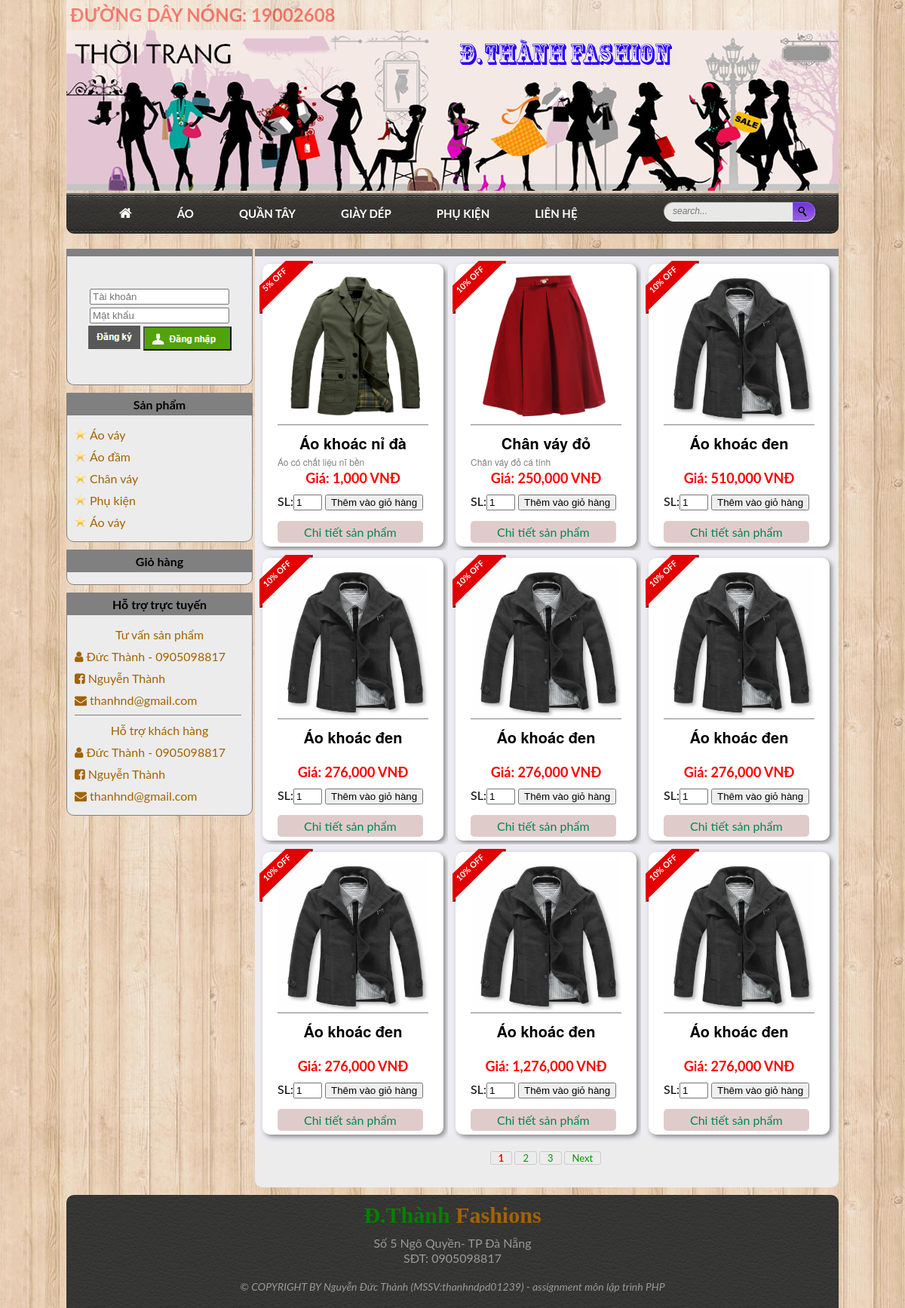
The page / on the database its author committed.
### tables this page shows
CREATE TABLE `sanpham` (
  `masp` int(11) NOT NULL,
  `saleoff` int(20) NOT NULL,
  `iimages` varchar(250) NOT NULL,
  `productname` varchar(250) NOT NULL,
  `giaban` int(11) NOT NULL,
  `thongtinhsp` longtext NOT NULL,
  `ngaynhap` date NOT NULL,
  `loaisp` varchar(100) NOT NULL,
  `size` varchar(50) NOT NULL,
  `gianhap` int(11) NOT NULL,
  `soluongco` int(11) NOT NULL,
  `mansp` int(11) NOT NULL,
  `madein` varchar(50) NOT NULL
);

### lib/database.php (called while the page is built, shortened)
<?php
class database{
    protected $_conn = "";
    protected $_result = "";
    public function __construct(){
        $this->_conn = mysql_connect("localhost","root","")
        or die("Can't connect database");
    }
    public function query($sql){
        if($this->_conn){
            $this->_result = mysql_query($sql);
        }
    }
    public function num_rows(){
        if($this->_result){
            $rows = mysql_num_rows($this->_result);
        }else{
            $rows = 0;
        }
        return $rows;
    }
    public function fetchAll(){
		$data = array();
        if($this->_result){
            while($db = mysql_fetch_assoc($this->_result)){
                $data[] = $db;
            }
        }
        return $data;
    }
}
?>

### lib/classproducts.php (called while the page is built)
<?php
class User extends database{
    protected $_table = "sanpham";
    public function listUsers($start, $limit){
            $sql = "select * from $this->_table limit {$start},{$limit}";
            $this->query($sql);
            return $this->fetchAll();
    }
    public function totalRecord(){
            $sql = "select * from $this->_table";
            $this->query($sql);
            return $this->num_rows();
    }
}

### products.php (the view, shortened to what this page needs)
<?php require("lib/database.php"); ?>
<?php require("lib/classproducts.php"); ?>
<?php require("lib/pagination_products.php"); ?>
<?php
    $Pagination = new Pagination();
    $User = new User();
    $limit = $Pagination->limit;
    $stat = $Pagination->start();
    $totalRecord = $User->totalRecord();
    $totalPages = $Pagination->totalPages($totalRecord);
    $listUsers = $User->listUsers($stat, $limit);
?>
<link href="css/style.css" rel="stylesheet" type="text/css"/>
<?php foreach($listUsers as $items){ ?>
    <article class="productsale">
        <article class="toursale"><span><?php echo $items["saleoff"] ?>% OFF</span></article>
        <aside class="productlist">
            <span class="productlistimg"><a href='products_detail.php?MaSP=<?php echo $items["masp"] ?>'><img src="image/sanpham/<?php echo $items["iimages"] ?>" alt=""/></a></span>
            <a style="color: black; text-decoration: none;" href='products_detail.php?MaSP=<?php echo $items["masp"] ?>'><h1><?php echo $items["productname"] ?></h1></a>
            <h3><?php echo $items["thongtinhsp"] ?></h3>
            <p class="price">Giá: <?php echo number_format($items["giaban"]) ?> VNĐ</p>
            <aside class="productbutton">
                SL:<input type="text" style="width: 30px;" value="1">
                <input title="Đặt mua" class="buy" type="button" value="Thêm vào giỏ hàng" onclick=""><br><br>
                <a style="padding: 5px 35px; border-radius: 5px; text-decoration: none; color:#085;background: rgb(224, 203, 203);" href='products_detail.php?MaSP=<?php echo $items["masp"] ?>'>Chi tiết sản phẩm</a>
            </aside>
        </aside>
    </article>
<?php } ?>
<article id="pagination">
    <?php echo $Pagination->listPages($totalPages); ?>
</article>

### index.php (shortened to what this page needs)
<!DOCTYPE html>
<html>
    <head>
        <link href="css/style.css" rel="stylesheet" type="text/css"/>
    </head>
    <body>
        <main>
            <?php include("temp/header.php")  ;?>
            <section>
                <?php include("temp/left.php")  ;?>
                <article id="right"><?php include("products.php")  ;?></article>
                <?php include("temp/footer.php")  ;?>
            </section>
        </main>
    </body>
</html>

### temp/header.php (shortened to what this page needs)
<link rel="stylesheet" href="http://cdnjs.cloudflare.com/ajax/libs/font-awesome/4.4.0/css/font-awesome.min.css">
<header>
    <article id="topheader">
        <h1>ĐƯỜNG DÂY NÓNG: 19002608</h1>
    </article>
    <a href="index.php"><img src="image/banner.jpg" alt=""/></a>
    <nav>
        <ul>
            <li><a href="index.php"><i class="fa fa-home" style="font-size:18px"></i></a></li>
            <li><a href="shirt.php">ÁO</a></li>
            <li><a href="trousers.php">QUẦN TÂY</a></li>
            <li><a href="shoes.php">GIÀY DÉP</a></li>
            <li><a href="fittings.php">PHỤ KIỆN</a></li>
            <li style="border-right:none"><a href="contact.php">LIÊN HỆ</a></li>
            <li style="float: right">
                <form id="searchbox" method="get" action="/search" autocomplete="off">
                    <input name="q" type="text" size="15" placeholder="search..." />
                    <input id="button-submit" type="submit" value="" />
                </form>
            </li>
        </ul>
    </nav>
</header>

### temp/left.php (shortened to what this page needs)
<article id="left">
    <aside class="leftofleft leftone">
             <?php
                if(isset($_SESSION['user'])){
                echo '<span style="color:black;margin-left:0px;font-size:20px;color:blue;">Chào '.$_SESSION['user'].'</span>'
                            . '<table><tr><td style="padding-top: 0px;"><a href="logout.php" style="margin-left: 20px;color: black;">Đăng xuất</a></td></tr></table>';
                }else{
            ?>
                <form action="index.php" method="post">
                    <table id="tblogin">
                        <tr>
                            <td colspan="2"><input type="text" name="user" required placeholder="Tài khoản" /></td>
                        </tr>
                        <tr>
                            <td colspan="2"><input type="password" name="pass" required placeholder="Mật khẩu" /></td>
                        </tr>
                        <tr>
                            <td><a href="register.php" id="register" title="Đăng ký"><img src="image/register.png"></a></td>
                            <td><input type="submit" name="login" title="Đăng nhập" value="" style="width: 117px;height: 32px;cursor: pointer;background-image: url(image/login.png);"></td>
                        </tr>
                    </table>
                </form>
            <?php
                }
            ?>
    </aside>
    <aside class="leftofleft lefttwo">
        <h1>Sản phẩm</h1>
        <ul>
            <li><a href="#"><img src="image/iconsao.png" alt=""/>Áo váy</a></li>
            <li><a href="#"><img src="image/iconsao.png" alt=""/>Áo đầm</a></li>
            <li><a href="#"><img src="image/iconsao.png" alt=""/>Chân váy</a></li>
            <li><a href="fittings.php"><img src="image/iconsao.png" alt=""/>Phụ kiện</a></li>
            <li><a href="#"><img src="image/iconsao.png" alt=""/>Áo váy</a></li>
        </ul>
    </aside>
    <aside class="leftofleft lefttwo">
        <h1>Giỏ hàng</h1>
    </aside>
    <aside class="leftofleft lefttwo">
        <h1>Hỗ trợ trực tuyến</h1>
        <ul>
            <li style="text-align: center;"><a href="#">Tư vấn sản phẩm</a></li>
            <li><a href="#"><i class="fa fa-user" aria-hidden="true"></i> Đức Thành - 0905098817</a></li>
            <li><a href="https://www.facebook.com/PD01239"><i class="fa fa-facebook-square" aria-hidden="true"></i> Nguyễn Thành</a></li>
            <li><a href="#"><i class="fa fa-envelope" aria-hidden="true"></i> thanhnd@gmail.com</a></li>
            <li class="titleleft"><a href="#"></a></li>
            <li style="text-align: center;"><a href="#">Hỗ trợ khách hàng</a></li>
            <li><a href="#"><i class="fa fa-user" aria-hidden="true"></i> Đức Thành - 0905098817</a></li>
            <li><a href="https://www.facebook.com/PD01239"><i class="fa fa-facebook-square" aria-hidden="true"></i> Nguyễn Thành</a></li>
            <li><a href="#"><i class="fa fa-envelope" aria-hidden="true"></i> thanhnd@gmail.com</a></li>
        </ul>
    </aside>
</article>

### lib/pagination_products.php (shortened to what this page needs)
<?php
class Pagination{
	public $limit = 9;
	protected $_baseUrl;
	public function __construct(){
		$this->_baseUrl = $_SERVER['PHP_SELF'];
	}
	public function start(){
		if(isset($_GET['start'])){
			$start = $_GET['start'];
		}else{
			$start = 0;
		}
		return $start;
	}
	public function totalPages($totalRecord){
		if(isset($_GET['pages'])){
			$totalPages = $_GET['pages'];
		}else{
			$totalPages = ceil($totalRecord/$this->limit);
		}
		return $totalPages;
	}
	public function listPages($totalPages){
		$start = $this->start();
		$limit = $this->limit;
		$listPage = '';
		if($totalPages > 1){
			$current = ($start/$limit) + 1;
			for($i=1;$i<=$totalPages;$i++){
				$newstart = ($i - 1)*$limit;
				if($i == $current){
					$listPage .= "<span class='current'>".$i."</span>";
				}else{
					$listPage .= "<a href='".$this->_baseUrl."?pages=$totalPages&start=$newstart'>".$i."</a>";
				}
			}
			if($current != $totalPages){
				$newstart = $start + $limit;
				$listPage .= "<a href='".$this->_baseUrl."?pages=$totalPages&start=$newstart'>Next</a>";
			}
		}
		return $listPage;
	}
}

### temp/footer.php
<footer>
    <h1 style="color: rgb(163, 98, 0);"><strong style="color: green">Đ.Thành</strong> Fashions </h1>
    <p> Số 5 Ngô Quyền- TP Đà Nẵng </p>
    <p>SĐT: 0905098817</p>
    <p style="font-size: 14px;margin-top: 20px;"><i>&copy; COPYRIGHT BY Nguyễn Đức Thành (MSSV:thanhndpd01239) - assignment môn lập trình PHP </i></p>
</footer>

### css/style.css (style rules this page uses)
body { background-image: url(../image/wood.jpg); font-family: 'Lato',Arial,sans-serif; margin: 0px; }
main { width: 1024px; margin: auto; }
header { width: 100%; }
#topheader { width: 100%; height: 40px; background: white; opacity: 0.4; }
#topheader h1 { color: red; margin: 5px; float: left; }
nav { width: 100%; margin-bottom: 20px; background-image: url('../image/bg-menu.jpg'); border-radius: 0 0 10px 10px; }
nav ul { height: 54px; margin: 0; }
nav ul li { display: inline; float: left; font-size: 15px; padding: 0 30px; text-transform: uppercase; color: rgb(229, 77, 38); width: auto; height: auto; }
nav ul li a { color: white; padding: 18px 0px; display: inline-block; text-decoration: none; font-size: 15px; font-weight: 700; }
#searchbox { background: url(../image/search-box.png) no-repeat; height: 27px; width: 202px; margin: 12px 0; float: right; }
#searchbox input { outline: none; }
#searchbox input[type="text"] { background: transparent; margin: 0px 0px 0px 12px; padding: 5px 0px 5px 0px; border-width: 0px; font-family: "Arial Narrow", Arial, sans-serif; font-size: 12px; font-style: italic; width: 77%; color: #828282; display: inline-table; vertical-align: top; }
#button-submit { background: url(../image/search-button.png) no-repeat; border-width: 0px; cursor: pointer; width: 30px; height: 25px; }
section { width: 100%; height: auto; }
#left { width: 250px; height: 100%; float: left; text-align: center; }
.leftofleft { border: 1px gray solid; width: 98%; height: 50%; border-radius: 0 0 10px 10px; background: rgb(236, 236, 236); }
.leftofleft h1 { background: gray; margin: 0; padding: 5px; }
.leftofleft ul { text-align:left; margin-left: -40px; }
.leftofleft ul li { list-style-type:none; margin: 10px ; }
.leftofleft ul li a img { margin-right: 5px; }
.leftofleft ul li a { text-decoration: none; color: rgb(163, 98, 0); }
.leftone { border-top: 10px gray solid; padding-top: 20px; height: 150px; }
.lefttwo { margin-top: 10px; }
.titleleft { text-align: center; width: 90%; border-bottom: 1px gray solid; }
#right { width: 774px; height: auto; padding-bottom: 20px; background: rgb(236, 236, 236); float: left; border-top: 10px gray solid; border-radius: 0 0 10px 10px; }
.productlist { width: 240px; height: auto; margin: 10px 0 5px 10px; float: left; border-radius: 10px; box-shadow: 3px 3px 6px #888888; background: white; }
.productlistimg { margin: 10px 20px; float: left; border-bottom: 1px gray solid; }
.productlist h1 { font: 20px/1.4 "Helvetica Neue","HelveticaNeue",Helvetica,Arial,sans-serif; font-weight: bold; text-align: center; margin: 0; }
.productlist h3 { font: 12px/1.4 "Helvetica Neue","HelveticaNeue",Helvetica,Arial,sans-serif; opacity: 0.5; margin: 3px 0 0 20px; width: 205px; height: 18px; overflow: hidden; }
.productlist h3 p { margin: 0; }
.price { text-align: center; font-size: 18px; color: red; font-weight: bold; margin: 0; }
.productsale { width: 256px; float: left; background: #EDECF2 none repeat scroll 0% 0%; position: relative; z-index: 1; }
.toursale { left: 6px; top: 6px; background: transparent url("../image/toursale.png") no-repeat scroll 0% 0%; width: 71px; height: 70px; z-index: 20; position: absolute; }
.toursale span { text-transform: uppercase; color: #FFF; float: left; font-weight: bold; font-size: 11px; margin: 18px 0px 0px; transform: rotate(-43deg); -webkit-transform: rotate(-43deg); }
.productlistimg img { width: 200px; height: 200px; }
.productbutton { margin: 10px auto; width: 200px; }
footer { margin-top: 10px; width: 100%; height: 150px; background-image: url(../image/bg-footer.jpg); float: left; text-align: center; border-radius: 10px 10px 0 0; }
footer h1 { font-family: Mystical; font-size: 30px; margin: 10px; }
footer p { margin: 1px; color: #999999; }
#tblogin { margin: auto; padding-top: 20px; }
#tblogin tr td { padding-top: 0; }
#pagination { width: 100%; margin-top: 30px; text-align: center; height: 30px; float: left; }
#pagination a, span.current { text-decoration:none; padding:0px 10px; border:1px solid #CCC; border-radius:3px; margin-right:3px; color:#090; font-size:18px }
span.current { color:#F00; font-weight:bold }
#pagination { width:100%; margin-top:15px; text-align:center; }
#pagination a, span.current { text-decoration:none; padding:0px 10px; border:1px solid #CCC; border-radius:3px; margin-right:3px; color:#090; font-size:13px }
span.current { color:#F00; font-weight:bold; }
td a { color: red; text-decoration: none; }

### rows shown on the page
sanpham: saleoff "5", iimages (picture), productname "Áo khoác nỉ đà", thongtinhsp "Áo có chất liệu nĩ bền", giaban "1,000"
sanpham: saleoff "10", iimages (picture), productname "Chân váy đỏ", thongtinhsp "Chân váy đỏ cá tính", giaban "250,000"
sanpham: saleoff "10", iimages (picture), productname "Áo khoác đen", giaban "510,000"
sanpham: saleoff "10", iimages (picture), productname "Áo khoác đen", giaban "276,000"
sanpham: saleoff "10", iimages (picture), productname "Áo khoác đen", giaban "276,000"
sanpham: saleoff "10", iimages (picture), productname "Áo khoác đen", giaban "276,000"
sanpham: saleoff "10", iimages (picture), productname "Áo khoác đen", giaban "276,000"
sanpham: saleoff "10", iimages (picture), productname "Áo khoác đen", giaban "1,276,000"
sanpham: saleoff "10", iimages (picture), productname "Áo khoác đen", giaban "276,000"
